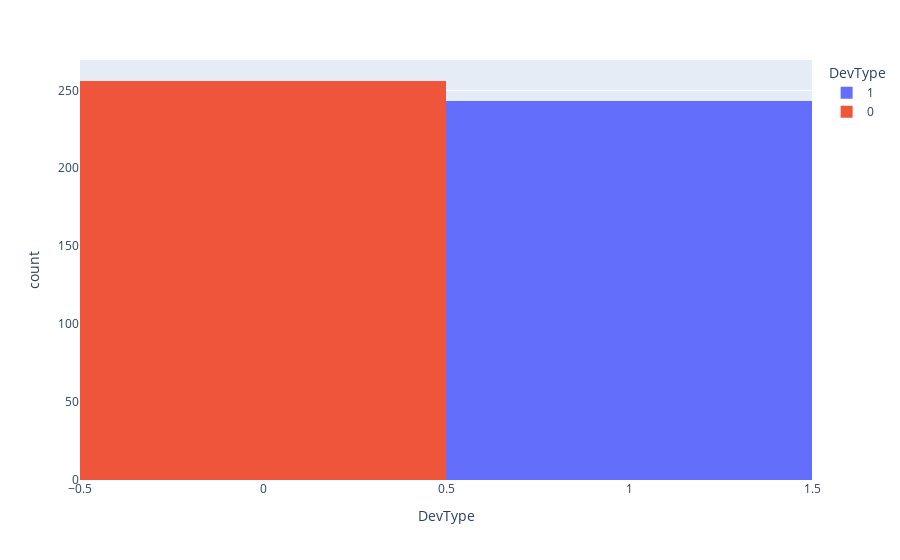

Source (notebook cell):
### Code cell
px.histogram(df, x="DevType", color="DevType")

### Figure 1 — Plotly figure (JSON) as saved in the notebook; plotly's stock layout.template omitted (floating-point values rounded to 4 significant figures; data arrays with more than 128 entries replaced by an {"elided": "..."} marker saying what was removed)
{"data": [{"alignmentgroup": "True", "bingroup": "x", "hovertemplate": "DevType=%{x}<br>count=%{y}<extra></extra>", "legendgroup": "1", "marker": {"color": "#636efa", "pattern": {"shape": ""}}, "name": "1", "offsetgroup": "1", "orientation": "v", "showlegend": true, "type": "histogram", "x": {"elided": "243 int values"}, "xaxis": "x", "yaxis": "y"}, {"alignmentgroup": "True", "bingroup": "x", "hovertemplate": "DevType=%{x}<br>count=%{y}<extra></extra>", "legendgroup": "0", "marker": {"color": "#EF553B", "pattern": {"shape": ""}}, "name": "0", "offsetgroup": "0", "orientation": "v", "showlegend": true, "type": "histogram", "x": {"elided": "256 int values"}, "xaxis": "x", "yaxis": "y"}], "layout": {"barmode": "relative", "legend": {"title": {"text": "DevType"}, "tracegroupgap": 0}, "margin": {"t": 60}, "xaxis": {"anchor": "y", "categoryarray": [1, 0], "categoryorder": "array", "domain": [0, 1], "title": {"text": "DevType"}}, "yaxis": {"anchor": "x", "domain": [0, 1], "title": {"text": "count"}}}}
